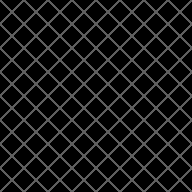

This is a level from a 2D game, rendered from its Tiled map with the project's own tilesets. A one-line summary and the complete map file follow:
An orthogonal 8x8 tile map with 24x24 px tiles, 8 tile layers (BG1, BG2, EF1, EF2, ...), 8 tilesets.

<map version="1.0" orientation="orthogonal" width="8" height="8" tilewidth="24" tileheight="24">
 <tileset firstgid="1" name="processing" tilewidth="24" tileheight="24">
  <image source="../../tiles/processing.png" width="48" height="48" />
 </tileset>
 <tileset firstgid="5" name="0 0 0" tilewidth="24" tileheight="24">
  <image source="../../tiles/0 0 0.png" width="264" height="288" />
 </tileset>
 <tileset firstgid="137" name="0 0 1" tilewidth="24" tileheight="24">
  <image source="../../tiles/0 0 1.png" width="264" height="288" />
 </tileset>
 <tileset firstgid="269" name="0 0 -1" tilewidth="24" tileheight="24">
  <image source="../../tiles/0 0 -1.png" width="264" height="288" />
 </tileset>
 <tileset firstgid="401" name="0 1 0" tilewidth="24" tileheight="24">
  <image source="../../tiles/0 1 0.png" width="264" height="288" />
 </tileset>
 <tileset firstgid="533" name="0 -1 0" tilewidth="24" tileheight="24">
  <image source="../../tiles/0 -1 0.png" width="264" height="288" />
 </tileset>
 <tileset firstgid="665" name="1 0 0" tilewidth="24" tileheight="24">
  <image source="../../tiles/1 0 0.png" width="264" height="288" />
 </tileset>
 <tileset firstgid="797" name="-1 0 0" tilewidth="24" tileheight="24">
  <image source="../../tiles/-1 0 0.png" width="264" height="288" />
 </tileset>
 <layer name="BG1" width="8" height="8">
  <data encoding="csv">
4,4,4,4,4,4,4,4,
4,4,4,4,4,4,4,4,
4,4,4,4,4,4,4,4,
4,4,4,4,4,4,4,4,
4,4,4,4,4,4,4,4,
4,4,4,4,4,4,4,4,
4,4,4,4,4,4,4,4,
4,4,4,4,4,4,4,4
</data>
 </layer>
 <layer name="BG2" width="8" height="8">
  <data encoding="csv">
4,4,4,4,4,4,4,4,
4,4,4,4,4,4,4,4,
4,4,4,4,4,4,4,4,
4,4,4,4,4,4,4,4,
4,4,4,4,4,4,4,4,
4,4,4,4,4,4,4,4,
4,4,4,4,4,4,4,4,
4,4,4,4,4,4,4,4
</data>
 </layer>
 <layer name="EF1" width="8" height="8">
  <data encoding="csv">
4,4,4,4,4,4,4,4,
4,4,4,4,4,4,4,4,
4,4,4,4,4,4,4,4,
4,4,4,4,4,4,4,4,
4,4,4,4,4,4,4,4,
4,4,4,4,4,4,4,4,
4,4,4,4,4,4,4,4,
4,4,4,4,4,4,4,4
</data>
 </layer>
 <layer name="EF2" width="8" height="8">
  <data encoding="csv">
4,4,4,4,4,4,4,4,
4,4,4,4,4,4,4,4,
4,4,4,4,4,4,4,4,
4,4,4,4,4,4,4,4,
4,4,4,4,4,4,4,4,
4,4,4,4,4,4,4,4,
4,4,4,4,4,4,4,4,
4,4,4,4,4,4,4,4
</data>
 </layer>
 <layer name="ENT" width="8" height="8">
  <data encoding="csv">
0,0,0,0,0,0,0,0,
0,0,0,0,0,0,0,0,
0,0,0,0,0,0,0,0,
0,0,0,0,0,0,0,0,
0,0,0,0,0,0,0,0,
0,0,0,0,0,0,0,0,
0,0,0,0,0,0,0,0,
0,0,0,0,0,0,0,0
</data>
 </layer>
 <layer name="MC" width="8" height="8">
  <data encoding="csv">
0,0,0,0,0,0,0,0,
0,0,0,0,0,0,0,0,
0,0,0,0,0,0,0,0,
0,0,0,0,0,0,0,0,
0,0,0,0,0,0,0,0,
0,0,0,0,0,0,0,0,
0,0,0,0,0,0,0,0,
0,0,0,0,0,0,0,0
</data>
 </layer>
 <layer name="OVR1" width="8" height="8">
  <data encoding="csv">
4,4,4,4,4,4,4,4,
4,4,4,4,4,4,4,4,
4,4,4,4,4,4,4,4,
4,4,4,4,4,4,4,4,
4,4,4,4,4,4,4,4,
4,4,4,4,4,4,4,4,
4,4,4,4,4,4,4,4,
4,4,4,4,4,4,4,4
</data>
 </layer>
 <layer name="OVR2" width="8" height="8">
  <data encoding="csv">
4,4,4,4,4,4,4,4,
4,4,4,4,4,4,4,4,
4,4,4,4,4,4,4,4,
4,4,4,4,4,4,4,4,
4,4,4,4,4,4,4,4,
4,4,4,4,4,4,4,4,
4,4,4,4,4,4,4,4,
4,4,4,4,4,4,4,4
</data>
 </layer>
</map>
